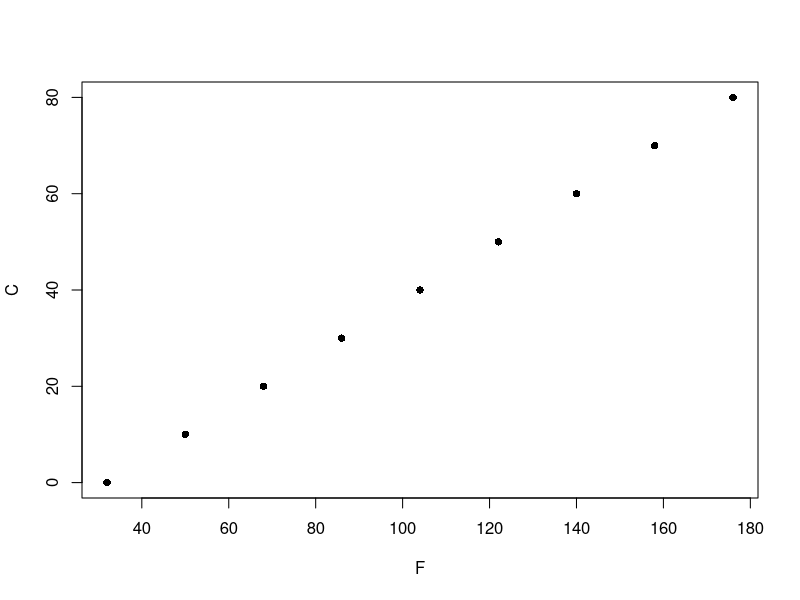

Write R code to recreate this figure.
celsius <-(0:8)*10
farheneit <-9/5*celsius+32
conversion <-data.frame(C=celsius, F=farheneit)
rm(celsius,farheneit)
plot(C~F,data=conversion, pch=16)


